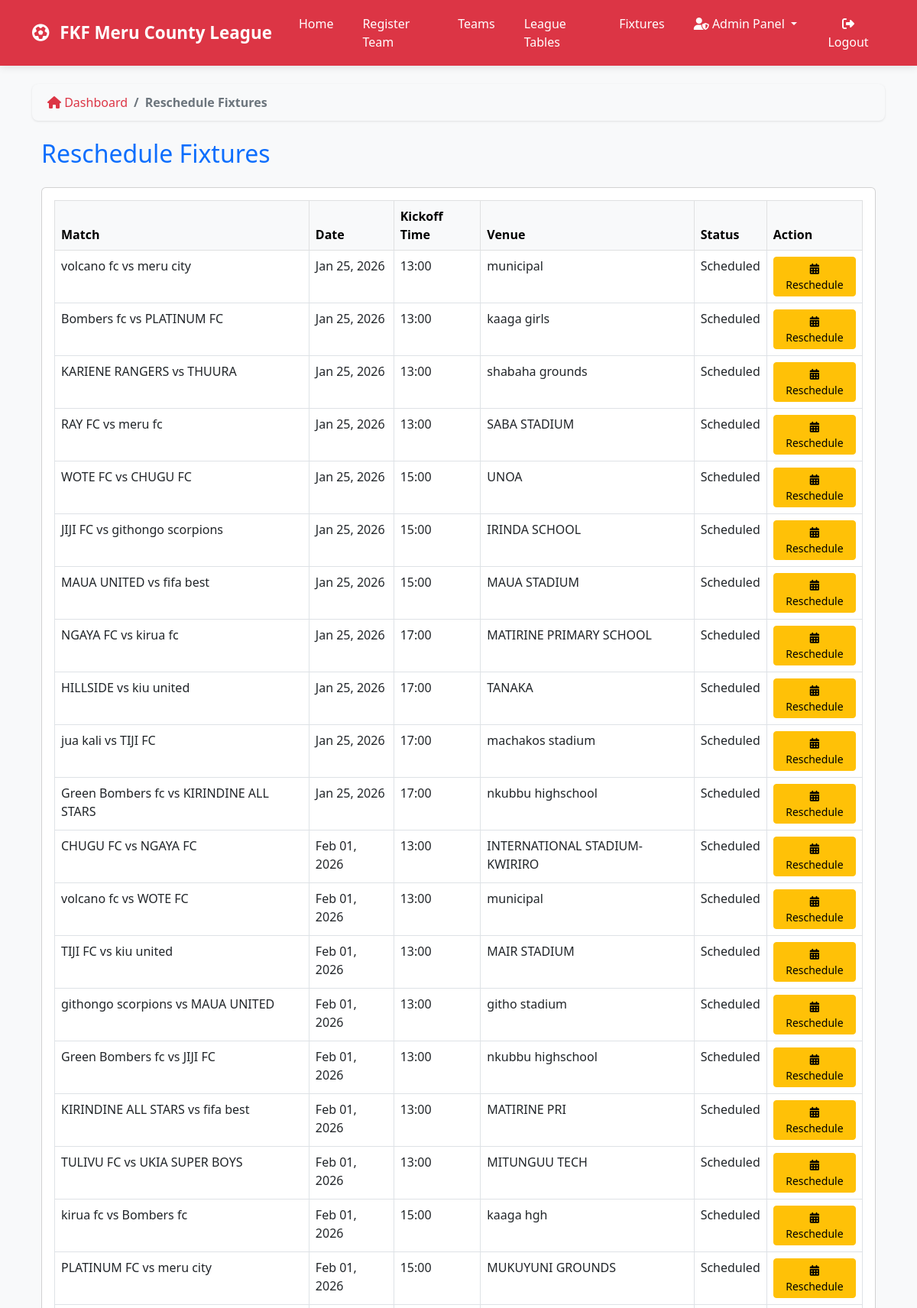
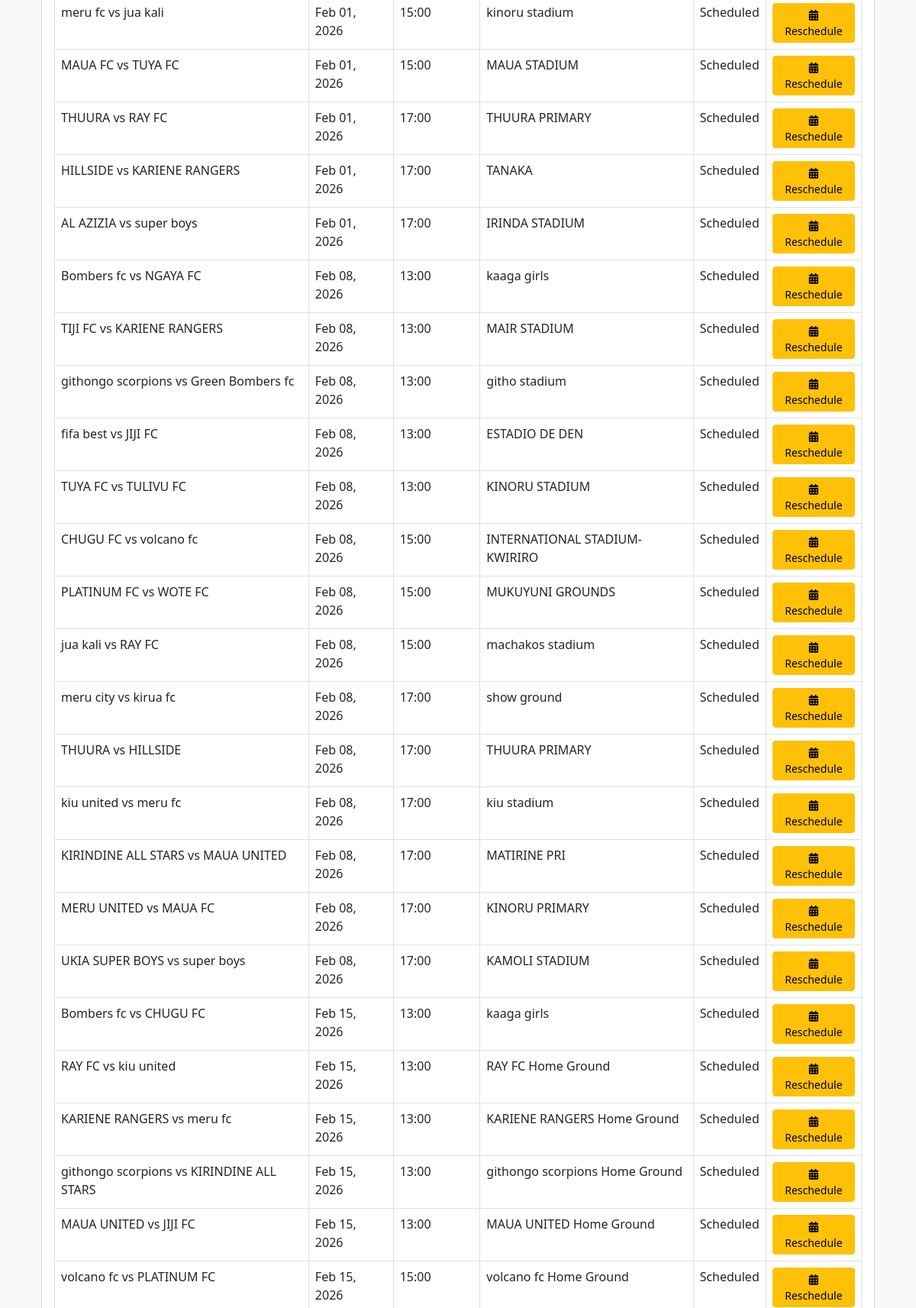
The app's page /admin-dashboard/reschedule-fixtures/ (signed in, upper part) with its own data (2 pictures, top to bottom).
### matches/models.py (models this page shows, shortened)
class Match(models.Model):
    STATUS_CHOICES = [
        ('scheduled', 'Scheduled'),
        ('ongoing', 'Ongoing'),
        ('completed', 'Completed'),
        ('postponed', 'Postponed'),
        ('cancelled', 'Cancelled'),
    ]
    home_team = models.ForeignKey(Team, on_delete=models.CASCADE, related_name='home_matches')
    away_team = models.ForeignKey(Team, on_delete=models.CASCADE, related_name='away_matches')
    zone = models.ForeignKey('teams.Zone', on_delete=models.CASCADE)
    round_number = models.IntegerField(default=1)
    match_date = models.DateTimeField()
    kickoff_time = models.CharField(
        max_length=5,
        blank=True,
        null=True,
        help_text="Format: HH:MM (e.g., 15:00 for 3 PM)"
    )
    venue = models.CharField(max_length=200)
    status = models.CharField(max_length=20, choices=STATUS_CHOICES, default='scheduled')
    home_score = models.IntegerField(default=0)
    away_score = models.IntegerField(default=0)
    referee = models.ForeignKey('referees.Referee', on_delete=models.SET_NULL, null=True, blank=True)
    assistant_referee_1 = models.ForeignKey('referees.Referee', on_delete=models.SET_NULL, null=True, blank=True, related_name='assistant_referee_1_matches')
    assistant_referee_2 = models.ForeignKey('referees.Referee', on_delete=models.SET_NULL, null=True, blank=True, related_name='assistant_referee_2_matches')
    created_at = models.DateTimeField(auto_now_add=True)
    updated_at = models.DateTimeField(auto_now=True)
    def __init__(self, *args, **kwargs):
        super().__init__(*args, **kwargs)
        if self.match_date and timezone.is_naive(self.match_date):
            self.match_date = timezone.make_aware(self.match_date)
    def __setattr__(self, name, value):
        if name == 'match_date' and value is not None:
            if hasattr(value, 'tzinfo') and timezone.is_naive(value):
                value = timezone.make_aware(value)
        super().__setattr__(name, value)

### teams/models.py (models this page shows, shortened)
class Team(models.Model):
    STATUS_CHOICES = [
        ('pending', 'Pending'),
        ('approved', 'Approved'),
        ('rejected', 'Rejected'),
        ('suspended', 'Suspended'),
    ]
    team_name = models.CharField(max_length=200, unique=True)
    team_code = models.CharField(max_length=20, unique=True, blank=True)
    logo = models.ImageField(upload_to='team_logos/', blank=True, null=True)
    location = models.CharField(max_length=200)
    home_ground = models.CharField(max_length=200)
    map_location = models.URLField(blank=True)
    latitude = models.DecimalField(max_digits=9, decimal_places=6, blank=True, null=True)
    longitude = models.DecimalField(max_digits=9, decimal_places=6, blank=True, null=True)
    contact_person = models.CharField(max_length=100)
    phone_number = models.CharField(
        max_length=13,
        unique=True,
        validators=[validate_kenya_phone],
        help_text="Must be +254 followed by 9 digits (e.g., +254712345678)"
    )
    email = models.EmailField(blank=True, unique=True)
    zone = models.ForeignKey(Zone, on_delete=models.SET_NULL, null=True, blank=True)
    status = models.CharField(max_length=20, choices=STATUS_CHOICES, default='pending')
    manager = models.ForeignKey(
        settings.AUTH_USER_MODEL,
        on_delete=models.SET_NULL,
        null=True,
        blank=True,
        related_name='managed_teams'
    )
    payment_status = models.BooleanField(default=False)
    payment_date = models.DateField(blank=True, null=True)
    home_jersey_color = models.CharField(max_length=50, blank=True, default='#dc3545')
    home_shorts_color = models.CharField(max_length=50, blank=True, default='#ffffff')
    home_socks_color = models.CharField(max_length=50, blank=True, default='#dc3545')
    away_jersey_color = models.CharField(max_length=50, blank=True, default='#ffffff')
    away_shorts_color = models.CharField(max_length=50, blank=True, default='#dc3545')
    away_socks_color = models.CharField(max_length=50, blank=True, default='#ffffff')
    third_jersey_color = models.CharField(max_length=50, blank=True)
    third_shorts_color = models.CharField(max_length=50, blank=True)
    third_socks_color = models.CharField(max_length=50, blank=True)
    gk_home_jersey_color = models.CharField(max_length=50, blank=True, default='#28a745')
    gk_home_shorts_color = models.CharField(max_length=50, blank=True, default='#28a745')
    gk_home_socks_color = models.CharField(max_length=50, blank=True, default='#28a745')
    gk_away_jersey_color = models.CharField(max_length=50, blank=True, default='#ffc107')
    gk_away_shorts_color = models.CharField(max_length=50, blank=True, default='#ffc107')
    gk_away_socks_color = models.CharField(max_length=50, blank=True, default='#ffc107')
    gk_third_jersey_color = models.CharField(max_length=50, blank=True)
    gk_third_shorts_color = models.CharField(max_length=50, blank=True)
    gk_third_socks_color = models.CharField(max_length=50, blank=True)
    kit_colors_set = models.BooleanField(default=False)
    kit_setup_prompt_shown = models.BooleanField(default=False)
    home_kit_image = models.ImageField(upload_to='kit_images/', blank=True, null=True,
                                      help_text="Upload home kit design/image")
    away_kit_image = models.ImageField(upload_to='kit_images/', blank=True, null=True,
                                      help_text="Upload away kit design/image")
    third_kit_image = models.ImageField(upload_to='kit_images/', blank=True, null=True,
                                       help_text="Upload third kit design/image")
    gk_home_kit_image = models.ImageField(upload_to='kit_images/', blank=True, null=True,
                                         help_text="Upload GK home kit design/image")
    gk_away_kit_image = models.ImageField(upload_to='kit_images/', blank=True, null=True,
                                         help_text="Upload GK away kit design/image")
    gk_third_kit_image = models.ImageField(upload_to='kit_images/', blank=True, null=True,
                                          help_text="Upload GK third kit design/image")
    registration_date = models.DateTimeField(auto_now_add=True)
    def __str__(self):
        return self.team_name
    class Meta:
        ordering = ['team_name']

### admin_dashboard/reschedule_admin_views.py (the view)
# urls.py: path('reschedule-fixtures/', reschedule_admin_views.reschedule_fixtures_admin, name='reschedule_fixtures_admin'),
@staff_member_required
def reschedule_fixtures_admin(request):
    matches = Match.objects.filter(status__in=['scheduled', 'postponed']).order_by('match_date')
    return render(request, 'admin_dashboard/reschedule_fixtures.html', {'matches': matches})

### templates/admin_dashboard/reschedule_fixtures.html (shortened to what this page needs)
{% extends 'base.html' %}
{% block content %}
<nav aria-label="breadcrumb" class="mb-3">
    <ol class="breadcrumb">
        <li class="breadcrumb-item"><a href="{% url 'dashboard' %}"><i class="fas fa-home"></i> Dashboard</a></li>
        <li class="breadcrumb-item active" aria-current="page">Reschedule Fixtures</li>
    </ol>
</nav>
<div class="container mt-4">
    <h2 class="mb-4 text-primary">Reschedule Fixtures</h2>
    <div class="card">
        <div class="card-body">
            {% if matches %}
            <table class="table table-bordered table-hover">
                <thead class="table-light">
                    <tr>
                        <th>Match</th>
                        <th>Date</th>
                        <th>Kickoff Time</th>
                        <th>Venue</th>
                        <th>Status</th>
                        <th>Action</th>
                    </tr>
                </thead>
                <tbody>
                    {% for match in matches %}
                    <tr>
                        <td>{{ match.home_team }} vs {{ match.away_team }}</td>
                        <td>{{ match.match_date|date:'M d, Y' }}</td>
                        <td>{{ match.kickoff_time }}</td>
                        <td>{{ match.venue }}</td>
                        <td>{{ match.get_status_display }}</td>
                        <td>
                            <a href="{% url 'matches:reschedule_match' match.id %}" class="btn btn-sm btn-warning">
                                <i class="fas fa-calendar-alt"></i> Reschedule
                            </a>
                        </td>
                    </tr>
                    {% endfor %}
                </tbody>
            </table>
            {% else %}
            <p class="text-muted">No fixtures available for rescheduling.</p>
            {% endif %}
        </div>
    </div>
</div>
{% endblock %}

### static/css/app.css (style rules this page uses)
:root { --fkf-primary: #dc3545; --fkf-accent: #198754; }
body { -webkit-font-smoothing: antialiased; -moz-osx-font-smoothing: grayscale; }

### templates/base.html (style rules this page uses)
:root { --primary-red: #DC3545; --primary-green: #198754; --primary-white: #FFFFFF; --primary-black: #212529; --hover-green: #28a745; }
body { font-family: 'Segoe UI', Tahoma, Geneva, Verdana, sans-serif; background-color: #f8f9fa; display: flex; flex-direction: column; min-height: 100vh; margin: 0; padding: 0; }
.breadcrumb { background-color: #f8f9fa; padding: 12px 20px; border-radius: 8px; box-shadow: 0 1px 3px rgba(0, 0, 0, 0.1); }
.breadcrumb-item a { color: var(--primary-red); text-decoration: none; font-weight: 500; transition: color 0.3s ease; }
.breadcrumb-item.active { color: #6c757d; font-weight: 600; }
.breadcrumb-item + .breadcrumb-item::before { color: #6c757d; }

### records on screen
Match: home_team "volcano fc", away_team "meru city", match_date "Jan 25, 2026", kickoff_time "13:00", venue "municipal", status "Scheduled"
Match: home_team "Bombers fc", away_team "PLATINUM FC", match_date "Jan 25, 2026", kickoff_time "13:00", venue "kaaga girls", status "Scheduled"
Match: home_team "KARIENE RANGERS", away_team "THUURA", match_date "Jan 25, 2026", kickoff_time "13:00", venue "shabaha grounds", status "Scheduled"
Match: home_team "RAY FC", away_team "meru fc", match_date "Jan 25, 2026", kickoff_time "13:00", venue "SABA STADIUM", status "Scheduled"
Match: home_team "WOTE FC", away_team "CHUGU FC", match_date "Jan 25, 2026", kickoff_time "15:00", venue "UNOA", status "Scheduled"
Match: home_team "JIJI FC", away_team "githongo scorpions", match_date "Jan 25, 2026", kickoff_time "15:00", venue "IRINDA SCHOOL", status "Scheduled"
Match: home_team "MAUA UNITED", away_team "fifa best", match_date "Jan 25, 2026", kickoff_time "15:00", venue "MAUA STADIUM", status "Scheduled"
Match: home_team "NGAYA FC", away_team "kirua fc", match_date "Jan 25, 2026", kickoff_time "17:00", venue "MATIRINE PRIMARY SCHOOL", status "Scheduled"
Match: home_team "HILLSIDE", away_team "kiu united", match_date "Jan 25, 2026", kickoff_time "17:00", venue "TANAKA", status "Scheduled"
Match: home_team "jua kali", away_team "TIJI FC", match_date "Jan 25, 2026", kickoff_time "17:00", venue "machakos stadium", status "Scheduled"
Match: home_team "Green Bombers fc", away_team "KIRINDINE ALL STARS", match_date "Jan 25, 2026", kickoff_time "17:00", venue "nkubbu highschool", status "Scheduled"
Match: home_team "CHUGU FC", away_team "NGAYA FC", match_date "Feb 01, 2026", kickoff_time "13:00", venue "INTERNATIONAL STADIUM-KWIRIRO", status "Scheduled"
Match: home_team "volcano fc", away_team "WOTE FC", match_date "Feb 01, 2026", kickoff_time "13:00", venue "municipal", status "Scheduled"
Match: home_team "TIJI FC", away_team "kiu united", match_date "Feb 01, 2026", kickoff_time "13:00", venue "MAIR STADIUM", status "Scheduled"
Match: home_team "githongo scorpions", away_team "MAUA UNITED", match_date "Feb 01, 2026", kickoff_time "13:00", venue "githo stadium", status "Scheduled"
Match: home_team "Green Bombers fc", away_team "JIJI FC", match_date "Feb 01, 2026", kickoff_time "13:00", venue "nkubbu highschool", status "Scheduled"
Match: home_team "KIRINDINE ALL STARS", away_team "fifa best", match_date "Feb 01, 2026", kickoff_time "13:00", venue "MATIRINE PRI", status "Scheduled"
Match: home_team "TULIVU FC", away_team "UKIA SUPER BOYS", match_date "Feb 01, 2026", kickoff_time "13:00", venue "MITUNGUU TECH", status "Scheduled"
Match: home_team "kirua fc", away_team "Bombers fc", match_date "Feb 01, 2026", kickoff_time "15:00", venue "kaaga hgh", status "Scheduled"
Match: home_team "PLATINUM FC", away_team "meru city", match_date "Feb 01, 2026", kickoff_time "15:00", venue "MUKUYUNI GROUNDS", status "Scheduled"
Match: home_team "meru fc", away_team "jua kali", match_date "Feb 01, 2026", kickoff_time "15:00", venue "kinoru stadium", status "Scheduled"
Match: home_team "MAUA FC", away_team "TUYA FC", match_date "Feb 01, 2026", kickoff_time "15:00", venue "MAUA STADIUM", status "Scheduled"
Match: home_team "THUURA", away_team "RAY FC", match_date "Feb 01, 2026", kickoff_time "17:00", venue "THUURA PRIMARY", status "Scheduled"
Match: home_team "HILLSIDE", away_team "KARIENE RANGERS", match_date "Feb 01, 2026", kickoff_time "17:00", venue "TANAKA", status "Scheduled"
Match: home_team "AL AZIZIA", away_team "super boys", match_date "Feb 01, 2026", kickoff_time "17:00", venue "IRINDA STADIUM", status "Scheduled"
Match: home_team "Bombers fc", away_team "NGAYA FC", match_date "Feb 08, 2026", kickoff_time "13:00", venue "kaaga girls", status "Scheduled"
Match: home_team "TIJI FC", away_team "KARIENE RANGERS", match_date "Feb 08, 2026", kickoff_time "13:00", venue "MAIR STADIUM", status "Scheduled"
Match: home_team "githongo scorpions", away_team "Green Bombers fc", match_date "Feb 08, 2026", kickoff_time "13:00", venue "githo stadium", status "Scheduled"
Match: home_team "fifa best", away_team "JIJI FC", match_date "Feb 08, 2026", kickoff_time "13:00", venue "ESTADIO DE DEN", status "Scheduled"
Match: home_team "TUYA FC", away_team "TULIVU FC", match_date "Feb 08, 2026", kickoff_time "13:00", venue "KINORU STADIUM", status "Scheduled"
Match: home_team "CHUGU FC", away_team "volcano fc", match_date "Feb 08, 2026", kickoff_time "15:00", venue "INTERNATIONAL STADIUM-KWIRIRO", status "Scheduled"
Match: home_team "PLATINUM FC", away_team "WOTE FC", match_date "Feb 08, 2026", kickoff_time "15:00", venue "MUKUYUNI GROUNDS", status "Scheduled"
Match: home_team "jua kali", away_team "RAY FC", match_date "Feb 08, 2026", kickoff_time "15:00", venue "machakos stadium", status "Scheduled"
Match: home_team "meru city", away_team "kirua fc", match_date "Feb 08, 2026", kickoff_time "17:00", venue "show ground", status "Scheduled"
Match: home_team "THUURA", away_team "HILLSIDE", match_date "Feb 08, 2026", kickoff_time "17:00", venue "THUURA PRIMARY", status "Scheduled"
Match: home_team "kiu united", away_team "meru fc", match_date "Feb 08, 2026", kickoff_time "17:00", venue "kiu stadium", status "Scheduled"
Match: home_team "KIRINDINE ALL STARS", away_team "MAUA UNITED", match_date "Feb 08, 2026", kickoff_time "17:00", venue "MATIRINE PRI", status "Scheduled"
Match: home_team "MERU UNITED", away_team "MAUA FC", match_date "Feb 08, 2026", kickoff_time "17:00", venue "KINORU PRIMARY", status "Scheduled"
Match: home_team "UKIA SUPER BOYS", away_team "super boys", match_date "Feb 08, 2026", kickoff_time "17:00", venue "KAMOLI STADIUM", status "Scheduled"
Match: home_team "Bombers fc", away_team "CHUGU FC", match_date "Feb 15, 2026", kickoff_time "13:00", venue "kaaga girls", status "Scheduled"
Match: home_team "RAY FC", away_team "kiu united", match_date "Feb 15, 2026", kickoff_time "13:00", venue "RAY FC Home Ground", status "Scheduled"
Match: home_team "KARIENE RANGERS", away_team "meru fc", match_date "Feb 15, 2026", kickoff_time "13:00", venue "KARIENE RANGERS Home Ground", status "Scheduled"
Match: home_team "githongo scorpions", away_team "KIRINDINE ALL STARS", match_date "Feb 15, 2026", kickoff_time "13:00", venue "githongo scorpions Home Ground", status "Scheduled"
Match: home_team "MAUA UNITED", away_team "JIJI FC", match_date "Feb 15, 2026", kickoff_time "13:00", venue "MAUA UNITED Home Ground", status "Scheduled"
Match: home_team "volcano fc", away_team "PLATINUM FC", match_date "Feb 15, 2026", kickoff_time "15:00", venue "volcano fc Home Ground", status "Scheduled"
